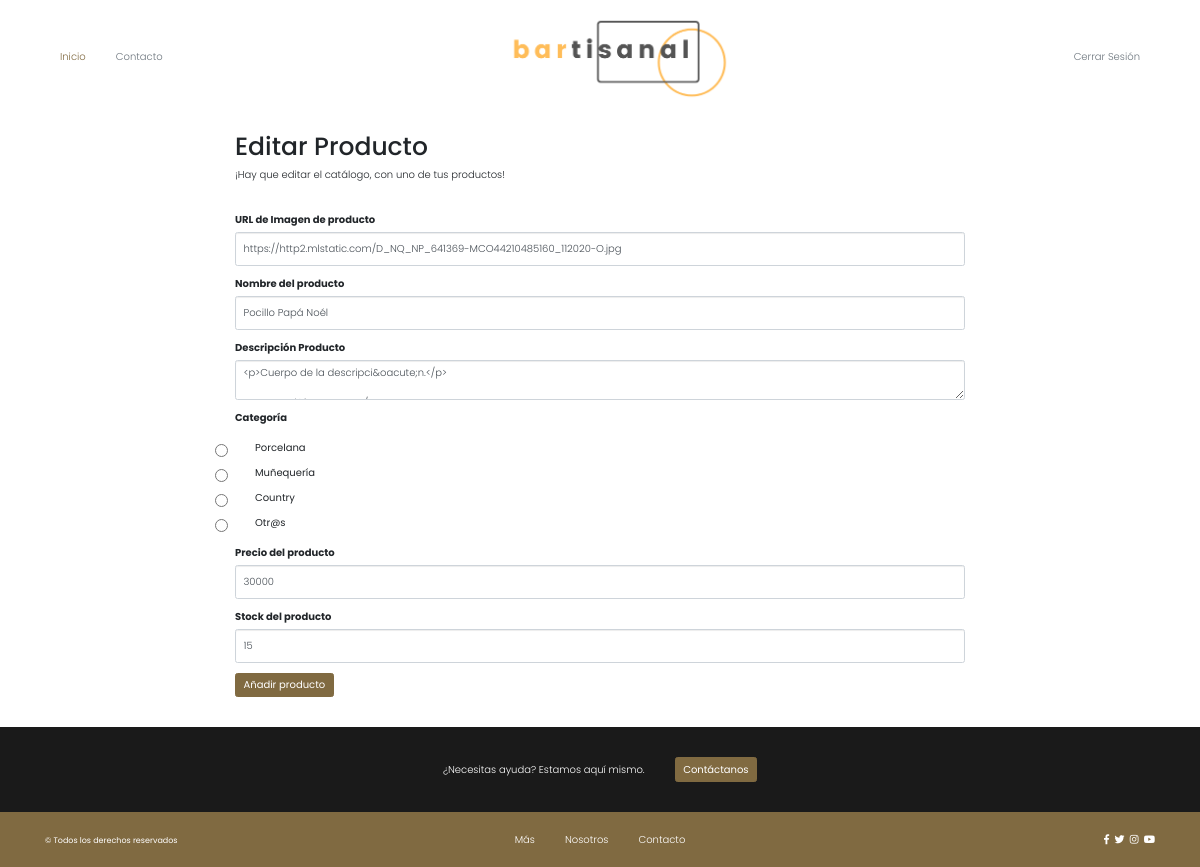
Before: /editar-prod/1 (signed in) with the older database file.
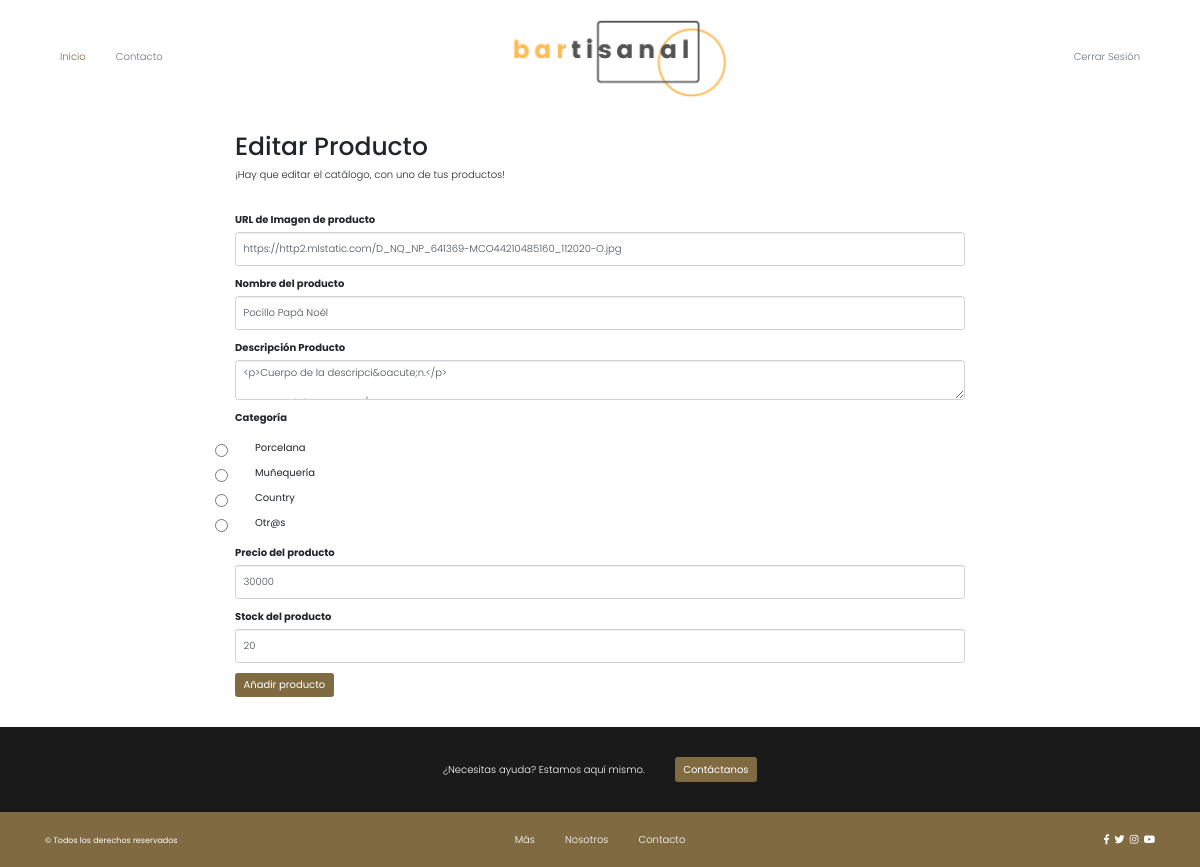
After: the same page with the newer database file.
### main.py (models this page shows)
class Producto(db.Model):
    __tablename__ = "productos"
    id = db.Column(db.Integer, primary_key=True)
    imagen = db.Column(db.String(250), nullable=False)
    nombre_producto = db.Column(db.String(100), unique=True)
    descr_producto = db.Column(db.Text, nullable=False)
    categoria = db.Column(db.String(100), nullable=False)
    precio = db.Column(db.Integer, nullable=False)
    fecha_creacion = db.Column(db.Date, index=True)
    stock = db.Column(db.Integer)
    resenas = relationship("Resena", back_populates="productos")

### main.py (the view, shortened to what this page needs)
@app.route("/editar-prod/<int:prod_id>", methods=["GET", "POST"])
@admin_only
def editar_prod(prod_id):
    prod = Producto.query.get(prod_id)
    edit_prod = CrearProducto(
        imagen=prod.imagen,
        nombre=prod.nombre_producto,
        descr_prod=prod.descr_producto,
        precio=prod.precio,
        stock=prod.stock
    )
    return render_template("nuevo_prod.html", form=edit_prod, is_edit=True, current_user=current_user)

### forms.py
class CrearProducto(FlaskForm):
    imagen = StringField("URL de Imagen de producto", validators=[DataRequired(message="Por favor ingresar datos en todos los campos."), URL()])
    nombre = StringField("Nombre del producto", validators=[DataRequired(message="Por favor ingresar datos en todos los campos.")])
    descr_prod = CKEditorField("Descripción Producto", validators=[DataRequired(message="Por favor ingresar datos en todos los campos.")])
    categoria = RadioField(
        "Categoría",
        choices=[
            ('1','Porcelana'),
            ('2','Muñequería'),
            ('3', 'Country'),
            ('4', 'Otr@s')
        ],
        validators=[DataRequired(message="Por favor ingresar datos en todos los campos.")])
    precio = IntegerField("Precio del producto", validators=[DataRequired(message="Por favor ingresar datos en todos los campos.")])
    stock = IntegerField("Stock del producto", validators=[DataRequired(message="Por favor ingresar datos en todos los campos.")])
    submit = SubmitField("Añadir producto")

### main.py (called while the page is built)
@login_manager.user_loader
def load_user(user_id):
    return User.query.get(int(user_id))

### templates/nuevo_prod.html (shortened to what this page needs)
{% extends 'bootstrap/base.html' %}
{% import "bootstrap/wtf.html" as wtf %}
{% block content %}
{% include "header.html" %}
  <header class="masthead" style="background-image: url('{{ url_for('static', filename='img/edit-bg.jpg')}}')">
    <div class="container">
      <div class="row">
        <div class="col-lg-8 col-md-10 mx-auto">
          <div class="page-heading">
            {% if is_edit: %}
            <h1>Editar Producto</h1>
            {% else: %}
            <h1>Nuevo Producto</h1>
            {% endif %}
            <span class="subheading">¡Hay que editar el catálogo, con uno de tus productos!</span>
          </div>
        </div>
      </div>
    </div>
  </header>
  <div class="container">
    <div class="row">
      <div class="col-lg-8 col-md-10 mx-auto">
        {{ wtf.quick_form(form, novalidate=True, button_map={"submit": "primary"}) }}
      </div>
    </div>
  </div>
{% include "footer.html" %}
{% endblock %}

Changed rows visible on the page:
changed Producto "https://http2.mlstatic.com/D_NQ_NP_641369-MCO44210485160_112020-O.jpg": stock "15" → "20"
